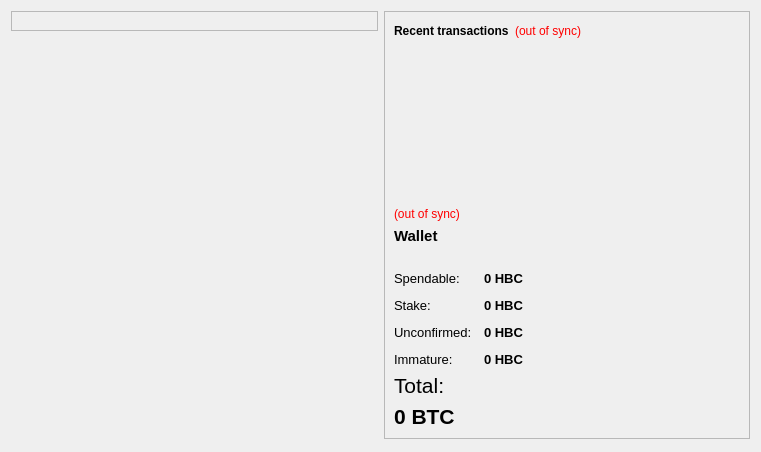
<?xml version="1.0" encoding="UTF-8"?>
<ui version="4.0">
 <class>OverviewPage</class>
 <widget class="QWidget" name="OverviewPage">
  <property name="geometry">
   <rect>
    <x>0</x>
    <y>0</y>
    <width>761</width>
    <height>452</height>
   </rect>
  </property>
  <property name="windowTitle">
   <string>Form</string>
  </property>
  <layout class="QHBoxLayout" name="horizontalLayout" stretch="1,1">
   <item>
    <layout class="QVBoxLayout" name="verticalLayout_2">
     <item>
      <widget class="QFrame" name="frame">
       <property name="frameShape">
        <enum>QFrame::StyledPanel</enum>
       </property>
       <property name="frameShadow">
        <enum>QFrame::Raised</enum>
       </property>
       <layout class="QVBoxLayout" name="verticalLayout_4">
        <item>
         <layout class="QHBoxLayout" name="horizontalLayout_4"/>
        </item>
       </layout>
      </widget>
     </item>
     <item>
      <spacer name="verticalSpacer">
       <property name="orientation">
        <enum>Qt::Vertical</enum>
       </property>
       <property name="sizeHint" stdset="0">
        <size>
         <width>20</width>
         <height>40</height>
        </size>
       </property>
      </spacer>
     </item>
    </layout>
   </item>
   <item>
    <layout class="QVBoxLayout" name="verticalLayout_3">
     <item>
      <widget class="QFrame" name="frame_2">
       <property name="frameShape">
        <enum>QFrame::StyledPanel</enum>
       </property>
       <property name="frameShadow">
        <enum>QFrame::Raised</enum>
       </property>
       <layout class="QVBoxLayout" name="verticalLayout">
        <item>
         <layout class="QHBoxLayout" name="horizontalLayout_2">
          <item>
           <widget class="QLabel" name="label_4">
            <property name="text">
             <string>&lt;b&gt;Recent transactions&lt;/b&gt;</string>
            </property>
           </widget>
          </item>
          <item>
           <widget class="QLabel" name="labelTransactionsStatus">
            <property name="toolTip">
             <string>The displayed information may be out of date. Your wallet automatically synchronizes with the HomeBlockCoin network after a connection is established, but this process has not completed yet.</string>
            </property>
            <property name="styleSheet">
             <string notr="true">QLabel { color: red; }</string>
            </property>
            <property name="text">
             <string notr="true">(out of sync)</string>
            </property>
            <property name="alignment">
             <set>Qt::AlignRight|Qt::AlignTrailing|Qt::AlignVCenter</set>
            </property>
           </widget>
          </item>
          <item>
           <spacer name="horizontalSpacer">
            <property name="orientation">
             <enum>Qt::Horizontal</enum>
            </property>
            <property name="sizeHint" stdset="0">
             <size>
              <width>40</width>
              <height>20</height>
             </size>
            </property>
           </spacer>
          </item>
         </layout>
        </item>
        <item>
         <widget class="QListView" name="listTransactions">
          <property name="styleSheet">
           <string notr="true">QListView { background: transparent; }</string>
          </property>
          <property name="frameShape">
           <enum>QFrame::NoFrame</enum>
          </property>
          <property name="verticalScrollBarPolicy">
           <enum>Qt::ScrollBarAlwaysOff</enum>
          </property>
          <property name="horizontalScrollBarPolicy">
           <enum>Qt::ScrollBarAlwaysOff</enum>
          </property>
          <property name="selectionMode">
           <enum>QAbstractItemView::NoSelection</enum>
          </property>
         </widget>
        </item>
        <item>
         <widget class="QLabel" name="labelWalletStatus">
          <property name="toolTip">
           <string>The displayed information may be out of date. Your wallet automatically synchronizes with the HomeBlockCoin network after a connection is established, but this process has not completed yet.</string>
          </property>
          <property name="styleSheet">
           <string notr="true">QLabel { color: red; }</string>
          </property>
          <property name="text">
           <string notr="true">(out of sync)</string>
          </property>
          <property name="alignment">
           <set>Qt::AlignLeading|Qt::AlignLeft|Qt::AlignVCenter</set>
          </property>
         </widget>
        </item>
        <item>
         <widget class="QLabel" name="label_5">
          <property name="font">
           <font>
            <pointsize>11</pointsize>
            <weight>75</weight>
            <bold>true</bold>
           </font>
          </property>
          <property name="text">
           <string>Wallet</string>
          </property>
         </widget>
        </item>
        <item>
         <spacer name="horizontalSpacer_2">
          <property name="orientation">
           <enum>Qt::Horizontal</enum>
          </property>
          <property name="sizeHint" stdset="0">
           <size>
            <width>40</width>
            <height>20</height>
           </size>
          </property>
         </spacer>
        </item>
        <item>
         <layout class="QFormLayout" name="formLayout_2">
          <property name="fieldGrowthPolicy">
           <enum>QFormLayout::AllNonFixedFieldsGrow</enum>
          </property>
          <property name="horizontalSpacing">
           <number>12</number>
          </property>
          <property name="verticalSpacing">
           <number>12</number>
          </property>
          <item row="0" column="0">
           <widget class="QLabel" name="label">
            <property name="font">
             <font>
              <pointsize>10</pointsize>
             </font>
            </property>
            <property name="text">
             <string>Spendable:</string>
            </property>
           </widget>
          </item>
          <item row="0" column="1">
           <widget class="QLabel" name="labelBalance">
            <property name="font">
             <font>
              <pointsize>10</pointsize>
              <weight>75</weight>
              <bold>true</bold>
             </font>
            </property>
            <property name="cursor">
             <cursorShape>IBeamCursor</cursorShape>
            </property>
            <property name="toolTip">
             <string>Your current spendable balance</string>
            </property>
            <property name="text">
             <string notr="true">0 HBC</string>
            </property>
            <property name="textInteractionFlags">
             <set>Qt::LinksAccessibleByMouse|Qt::TextSelectableByKeyboard|Qt::TextSelectableByMouse</set>
            </property>
           </widget>
          </item>
          <item row="1" column="0">
           <widget class="QLabel" name="label_6">
            <property name="font">
             <font>
              <pointsize>10</pointsize>
             </font>
            </property>
            <property name="text">
             <string>Stake:</string>
            </property>
           </widget>
          </item>
          <item row="1" column="1">
           <widget class="QLabel" name="labelStake">
            <property name="font">
             <font>
              <pointsize>10</pointsize>
              <weight>75</weight>
              <bold>true</bold>
             </font>
            </property>
            <property name="cursor">
             <cursorShape>IBeamCursor</cursorShape>
            </property>
            <property name="toolTip">
             <string>Total of coins that was staked, and do not yet count toward the current balance</string>
            </property>
            <property name="text">
             <string notr="true">0 HBC</string>
            </property>
            <property name="textInteractionFlags">
             <set>Qt::LinksAccessibleByMouse|Qt::TextSelectableByKeyboard|Qt::TextSelectableByMouse</set>
            </property>
           </widget>
          </item>
          <item row="2" column="0">
           <widget class="QLabel" name="label_3">
            <property name="font">
             <font>
              <pointsize>10</pointsize>
             </font>
            </property>
            <property name="text">
             <string>Unconfirmed:</string>
            </property>
           </widget>
          </item>
          <item row="2" column="1">
           <widget class="QLabel" name="labelUnconfirmed">
            <property name="font">
             <font>
              <pointsize>10</pointsize>
              <weight>75</weight>
              <bold>true</bold>
             </font>
            </property>
            <property name="cursor">
             <cursorShape>IBeamCursor</cursorShape>
            </property>
            <property name="toolTip">
             <string>Total of transactions that have yet to be confirmed, and do not yet count toward the current balance</string>
            </property>
            <property name="text">
             <string notr="true">0 HBC</string>
            </property>
            <property name="textInteractionFlags">
             <set>Qt::LinksAccessibleByMouse|Qt::TextSelectableByKeyboard|Qt::TextSelectableByMouse</set>
            </property>
           </widget>
          </item>
          <item row="3" column="0">
           <widget class="QLabel" name="labelImmatureText">
            <property name="font">
             <font>
              <pointsize>10</pointsize>
             </font>
            </property>
            <property name="text">
             <string>Immature:</string>
            </property>
           </widget>
          </item>
          <item row="3" column="1">
           <widget class="QLabel" name="labelImmature">
            <property name="font">
             <font>
              <pointsize>10</pointsize>
              <weight>75</weight>
              <bold>true</bold>
             </font>
            </property>
            <property name="toolTip">
             <string>Mined balance that has not yet matured</string>
            </property>
            <property name="text">
             <string notr="true">0 HBC</string>
            </property>
            <property name="textInteractionFlags">
             <set>Qt::LinksAccessibleByMouse|Qt::TextSelectableByKeyboard|Qt::TextSelectableByMouse</set>
            </property>
           </widget>
          </item>
         </layout>
        </item>
        <item>
         <widget class="QLabel" name="labelTotalText">
          <property name="font">
           <font>
            <family>Arial</family>
            <pointsize>16</pointsize>
           </font>
          </property>
          <property name="text">
           <string>Total:</string>
          </property>
         </widget>
        </item>
        <item>
         <widget class="QLabel" name="labelTotal">
          <property name="font">
           <font>
            <family>Arial</family>
            <pointsize>16</pointsize>
            <weight>75</weight>
            <bold>true</bold>
           </font>
          </property>
          <property name="cursor">
           <cursorShape>IBeamCursor</cursorShape>
          </property>
          <property name="toolTip">
           <string>Your current total balance</string>
          </property>
          <property name="text">
           <string notr="true">0 BTC</string>
          </property>
          <property name="textInteractionFlags">
           <set>Qt::LinksAccessibleByMouse|Qt::TextSelectableByKeyboard|Qt::TextSelectableByMouse</set>
          </property>
         </widget>
        </item>
       </layout>
      </widget>
     </item>
     <item>
      <spacer name="verticalSpacer_2">
       <property name="orientation">
        <enum>Qt::Vertical</enum>
       </property>
       <property name="sizeHint" stdset="0">
        <size>
         <width>20</width>
         <height>40</height>
        </size>
       </property>
      </spacer>
     </item>
    </layout>
   </item>
  </layout>
 </widget>
 <resources/>
 <connections/>
</ui>
